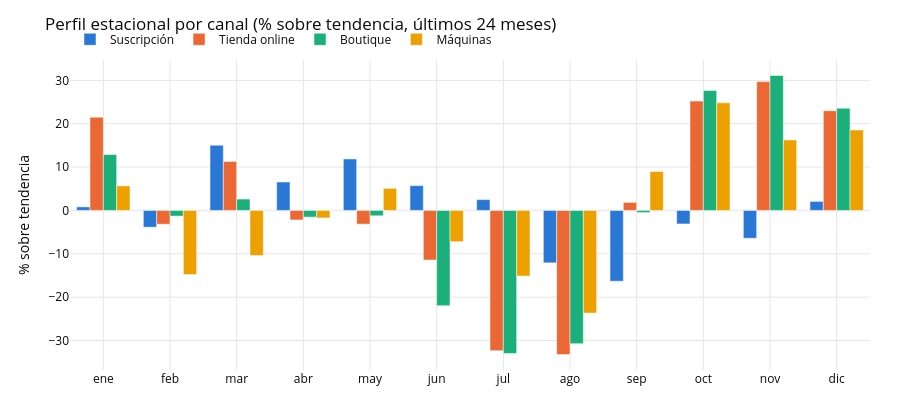

Notebook source saved alongside this figure:
### Code cell
# Perfil estacional de cada canal, en % sobre su propia tendencia, para poder compararlos
# pese a que sus niveles son muy distintos.
#
# Dos precauciones que cambian el resultado por completo: se usan sólo los últimos 24 meses y
# se toma la mediana. Durante el año de arranque la tendencia vale unos pocos miles de euros,
# así que dividir por ella dispara el porcentaje —salían diciembres de +171%— y la media
# arrastra esos valores al perfil. Con el tramo maduro y la mediana, el perfil es interpretable.
PROFILE_MONTHS = 24
profiles = {}
for name, d in decompositions.items():
    rel = ((d.seasonal[SEASON_LENGTH] / d.trend) * 100).iloc[-PROFILE_MONTHS:]
    profiles[name] = rel.groupby(rel.index.month).median()
profile_frame = pd.DataFrame(profiles)
profile_frame.index = ["ene","feb","mar","abr","may","jun","jul","ago","sep","oct","nov","dic"]

fig = go.Figure()
for name in channels:
    fig.add_trace(go.Bar(x=profile_frame.index, y=profile_frame[name],
                         name=CHANNEL_LABEL[name], marker_color=CHANNEL_COLOR[name]))
fig.update_layout(**{**PLOT_LAYOUT, "hovermode": "closest"}, barmode="group",
                  title="Perfil estacional por canal (% sobre tendencia, últimos 24 meses)",
                  yaxis_title="% sobre tendencia")
fig.show()
print(profile_frame.round(1).to_string())

### Figure 1 — Plotly figure (JSON) as saved in the notebook; plotly's stock layout.template omitted (floating-point values rounded to 4 significant figures)
{"data": [{"marker": {"color": "#2a78d6"}, "name": "Suscripción", "type": "bar", "x": ["ene", "feb", "mar", "abr", "may", "jun", "jul", "ago", "sep", "oct", "nov", "dic"], "y": [0.8224, -3.866, 15.06, 6.564, 11.87, 5.724, 2.499, -12.1, -16.32, -3.118, -6.419, 2.078]}, {"marker": {"color": "#eb6834"}, "name": "Tienda online", "type": "bar", "x": ["ene", "feb", "mar", "abr", "may", "jun", "jul", "ago", "sep", "oct", "nov", "dic"], "y": [21.51, -3.178, 11.29, -2.195, -3.155, -11.43, -32.34, -33.22, 1.858, 25.23, 29.71, 22.99]}, {"marker": {"color": "#1baf7a"}, "name": "Boutique", "type": "bar", "x": ["ene", "feb", "mar", "abr", "may", "jun", "jul", "ago", "sep", "oct", "nov", "dic"], "y": [12.9, -1.311, 2.623, -1.538, -1.239, -21.97, -32.99, -30.73, -0.4911, 27.67, 31.12, 23.56]}, {"marker": {"color": "#eda100"}, "name": "Máquinas", "type": "bar", "x": ["ene", "feb", "mar", "abr", "may", "jun", "jul", "ago", "sep", "oct", "nov", "dic"], "y": [5.671, -14.79, -10.39, -1.736, 5.088, -7.207, -15.14, -23.67, 8.991, 24.82, 16.26, 18.56]}], "layout": {"barmode": "group", "font": {"color": "#0b0b0b", "size": 12}, "height": 420, "hovermode": "closest", "legend": {"orientation": "h", "x": 0, "y": 1.02, "yanchor": "bottom"}, "margin": {"b": 50, "l": 70, "r": 30, "t": 60}, "title": {"text": "Perfil estacional por canal (% sobre tendencia, últimos 24 meses)"}, "xaxis": {"gridcolor": "#e6e6e3"}, "yaxis": {"gridcolor": "#e6e6e3", "title": {"text": "% sobre tendencia"}}}}
